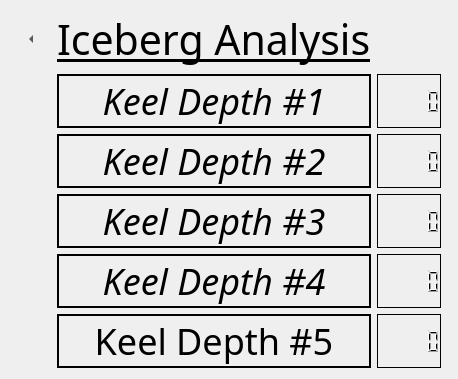
      <widget class="QWidget" name="icebergPage">
       <layout class="QGridLayout" name="gridLayout_6">
        <item row="3" column="2">
         <widget class="QLCDNumber" name="lcdKeelDepth2">
          <property name="font">
           <font>
            <family>Aileron</family>
           </font>
          </property>
          <property name="frameShadow">
           <enum>QFrame::Shadow::Plain</enum>
          </property>
         </widget>
        </item>
        <item row="6" column="1">
         <widget class="QLabel" name="lcdkeeldepth5">
          <property name="font">
           <font>
            <family>Academy Engraved LET</family>
            <pointsize>27</pointsize>
           </font>
          </property>
          <property name="frameShape">
           <enum>QFrame::Shape::Box</enum>
          </property>
          <property name="lineWidth">
           <number>2</number>
          </property>
          <property name="text">
           <string>Keel Depth #5</string>
          </property>
          <property name="alignment">
           <set>Qt::AlignmentFlag::AlignCenter</set>
          </property>
         </widget>
        </item>
        <item row="3" column="1">
         <widget class="QLabel" name="lcdkeeldepth2">
          <property name="font">
           <font>
            <family>Aileron</family>
            <pointsize>27</pointsize>
            <italic>true</italic>
           </font>
          </property>
          <property name="frameShape">
           <enum>QFrame::Shape::Box</enum>
          </property>
          <property name="frameShadow">
           <enum>QFrame::Shadow::Plain</enum>
          </property>
          <property name="lineWidth">
           <number>2</number>
          </property>
          <property name="midLineWidth">
           <number>0</number>
          </property>
          <property name="text">
           <string>Keel Depth #2</string>
          </property>
          <property name="alignment">
           <set>Qt::AlignmentFlag::AlignCenter</set>
          </property>
         </widget>
        </item>
        <item row="2" column="2">
         <widget class="QLCDNumber" name="lcdKeelDepth1">
          <property name="font">
           <font>
            <family>Aileron</family>
           </font>
          </property>
          <property name="frameShadow">
           <enum>QFrame::Shadow::Plain</enum>
          </property>
          <property name="segmentStyle">
           <enum>QLCDNumber::SegmentStyle::Filled</enum>
          </property>
         </widget>
        </item>
        <item row="2" column="1">
         <widget class="QLabel" name="lcdkeeldepth1">
          <property name="font">
           <font>
            <family>Aileron</family>
            <pointsize>27</pointsize>
            <italic>true</italic>
           </font>
          </property>
          <property name="frameShape">
           <enum>QFrame::Shape::Box</enum>
          </property>
          <property name="frameShadow">
           <enum>QFrame::Shadow::Plain</enum>
          </property>
          <property name="lineWidth">
           <number>2</number>
          </property>
          <property name="midLineWidth">
           <number>13</number>
          </property>
          <property name="text">
           <string>Keel Depth #1</string>
          </property>
          <property name="alignment">
           <set>Qt::AlignmentFlag::AlignCenter</set>
          </property>
         </widget>
        </item>
        <item row="0" column="0">
         <widget class="QToolButton" name="homePageButton_3">
          <property name="minimumSize">
           <size>
            <width>40</width>
            <height>30</height>
           </size>
          </property>
          <property name="maximumSize">
           <size>
            <width>40</width>
            <height>30</height>
           </size>
          </property>
          <property name="font">
           <font>
            <family>Comic Sans MS</family>
           </font>
          </property>
          <property name="text">
           <string>...</string>
          </property>
          <property name="popupMode">
           <enum>QToolButton::ToolButtonPopupMode::DelayedPopup</enum>
          </property>
          <property name="toolButtonStyle">
           <enum>Qt::ToolButtonStyle::ToolButtonFollowStyle</enum>
          </property>
          <property name="autoRaise">
           <bool>true</bool>
          </property>
          <property name="arrowType">
           <enum>Qt::ArrowType::LeftArrow</enum>
          </property>
         </widget>
        </item>
        <item row="0" column="1" alignment="Qt::AlignmentFlag::AlignRight">
         <widget class="QLabel" name="label_16">
          <property name="font">
           <font>
            <family>Aileron</family>
            <pointsize>31</pointsize>
            <italic>false</italic>
            <underline>true</underline>
           </font>
          </property>
          <property name="text">
           <string>Iceberg Analysis</string>
          </property>
         </widget>
        </item>
        <item row="4" column="1">
         <widget class="QLabel" name="lcdkeeldepth3">
          <property name="font">
           <font>
            <family>Aileron</family>
            <pointsize>27</pointsize>
            <italic>true</italic>
           </font>
          </property>
          <property name="frameShape">
           <enum>QFrame::Shape::Box</enum>
          </property>
          <property name="frameShadow">
           <enum>QFrame::Shadow::Plain</enum>
          </property>
          <property name="lineWidth">
           <number>2</number>
          </property>
          <property name="text">
           <string>Keel Depth #3</string>
          </property>
          <property name="alignment">
           <set>Qt::AlignmentFlag::AlignCenter</set>
          </property>
         </widget>
        </item>
        <item row="4" column="2">
         <widget class="QLCDNumber" name="lcdKeelDepth3">
          <property name="font">
           <font>
            <family>Aileron</family>
           </font>
          </property>
          <property name="frameShadow">
           <enum>QFrame::Shadow::Plain</enum>
          </property>
         </widget>
        </item>
        <item row="6" column="2">
         <widget class="QLCDNumber" name="lcdKeelDepth5">
          <property name="frameShadow">
           <enum>QFrame::Shadow::Plain</enum>
          </property>
          <property name="lineWidth">
           <number>1</number>
          </property>
         </widget>
        </item>
        <item row="5" column="2">
         <widget class="QLCDNumber" name="lcdKeelDepth4">
          <property name="font">
           <font>
            <family>Aileron</family>
           </font>
          </property>
          <property name="frameShadow">
           <enum>QFrame::Shadow::Plain</enum>
          </property>
         </widget>
        </item>
        <item row="5" column="1">
         <widget class="QLabel" name="lcdkeeldepth4">
          <property name="font">
           <font>
            <family>Aileron</family>
            <pointsize>27</pointsize>
            <italic>true</italic>
           </font>
          </property>
          <property name="frameShape">
           <enum>QFrame::Shape::Box</enum>
          </property>
          <property name="frameShadow">
           <enum>QFrame::Shadow::Plain</enum>
          </property>
          <property name="lineWidth">
           <number>2</number>
          </property>
          <property name="text">
           <string>Keel Depth #4</string>
          </property>
          <property name="alignment">
           <set>Qt::AlignmentFlag::AlignCenter</set>
          </property>
         </widget>
        </item>
        <item row="2" column="3" rowspan="5">
         <widget class="QFrame" name="Qframe">
          <property name="frameShape">
           <enum>QFrame::Shape::StyledPanel</enum>
          </property>
          <property name="frameShadow">
           <enum>QFrame::Shadow::Raised</enum>
          </property>
          <widget class="QGraphicsView" name="tacticalview">
           <property name="geometry">
            <rect>
             <x>50</x>
             <y>60</y>
             <width>256</width>
             <height>192</height>
            </rect>
           </property>
          </widget>
          <widget class="QProgressBar" name="ProgThreat1">
           <property name="geometry">
            <rect>
             <x>80</x>
             <y>340</y>
             <width>271</width>
             <height>23</height>
            </rect>
           </property>
           <property name="value">
            <number>24</number>
           </property>
          </widget>
          <widget class="QProgressBar" name="ProgThreat2">
           <property name="geometry">
            <rect>
             <x>80</x>
             <y>380</y>
             <width>271</width>
             <height>23</height>
            </rect>
           </property>
           <property name="value">
            <number>24</number>
           </property>
          </widget>
          <widget class="QProgressBar" name="ProgThreat3">
           <property name="geometry">
            <rect>
             <x>80</x>
             <y>420</y>
             <width>271</width>
             <height>23</height>
            </rect>
           </property>
           <property name="value">
            <number>24</number>
           </property>
          </widget>
          <widget class="QProgressBar" name="ProgThreat4">
           <property name="geometry">
            <rect>
             <x>80</x>
             <y>460</y>
             <width>271</width>
             <height>23</height>
            </rect>
           </property>
           <property name="value">
            <number>24</number>
           </property>
          </widget>
          <widget class="QLabel" name="label_17">
           <property name="geometry">
            <rect>
             <x>80</x>
             <y>320</y>
             <width>121</width>
             <height>16</height>
            </rect>
           </property>
           <property name="text">
            <string>Platform #1 Threat</string>
           </property>
          </widget>
          <widget class="QLabel" name="label_18">
           <property name="geometry">
            <rect>
             <x>80</x>
             <y>360</y>
             <width>131</width>
             <height>16</height>
            </rect>
           </property>
           <property name="text">
            <string>Platform #2 Threat</string>
           </property>
          </widget>
          <widget class="QLabel" name="label_19">
           <property name="geometry">
            <rect>
             <x>80</x>
             <y>400</y>
             <width>131</width>
             <height>16</height>
            </rect>
           </property>
           <property name="text">
            <string>Platform #3 Threat</string>
           </property>
          </widget>
          <widget class="QLabel" name="label_20">
           <property name="geometry">
            <rect>
             <x>80</x>
             <y>440</y>
             <width>121</width>
             <height>16</height>
            </rect>
           </property>
           <property name="text">
            <string>Platform #4 Threat</string>
           </property>
          </widget>
          <widget class="QProgressBar" name="progThreatSubsea">
           <property name="geometry">
            <rect>
             <x>80</x>
             <y>500</y>
             <width>271</width>
             <height>23</height>
            </rect>
           </property>
           <property name="value">
            <number>24</number>
           </property>
          </widget>
          <widget class="QLabel" name="label_21">
           <property name="geometry">
            <rect>
             <x>80</x>
             <y>480</y>
             <width>131</width>
             <height>16</height>
            </rect>
           </property>
           <property name="text">
            <string>Subsea Asset Threat</string>
           </property>
          </widget>
          <widget class="QPushButton" name="btnRecordDepth">
           <property name="geometry">
            <rect>
             <x>90</x>
             <y>570</y>
             <width>171</width>
             <height>91</height>
            </rect>
           </property>
           <property name="text">
            <string>PushButton</string>
           </property>
          </widget>
         </widget>
        </item>
       </layout>
      </widget>
